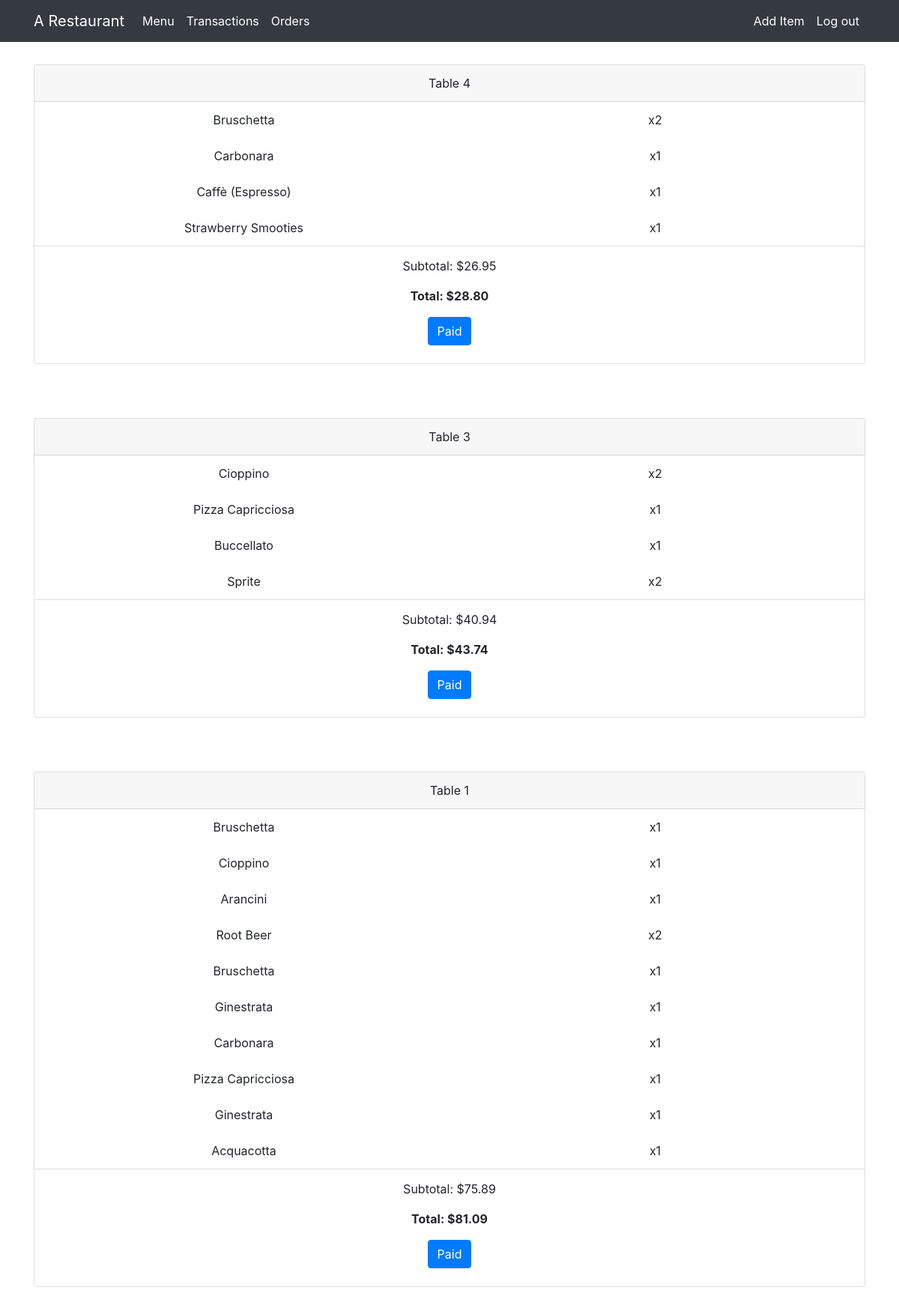
The page /admin (signed in) on the database as committed earlier.
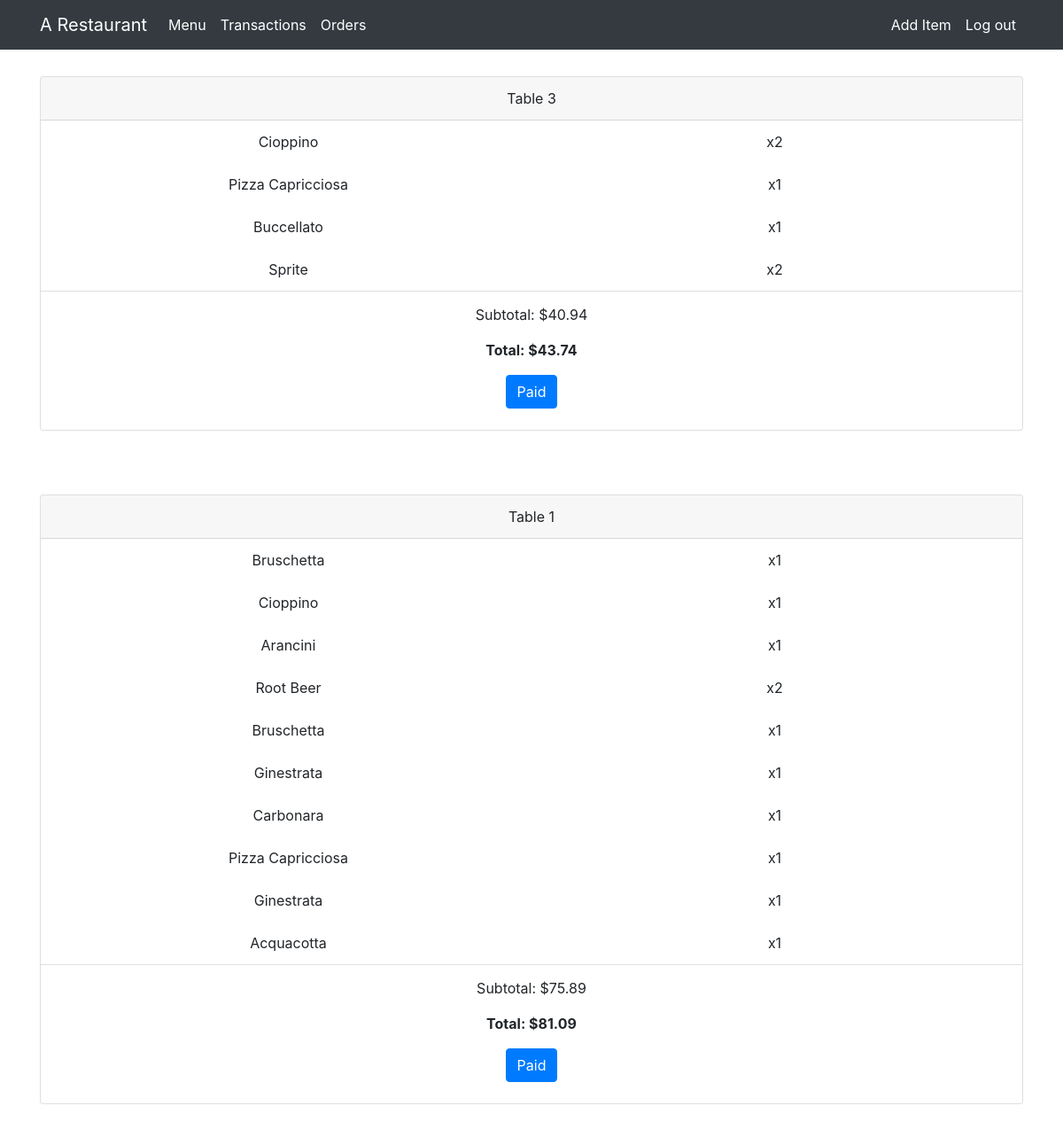
The same page on the database as committed later.
### app/models.py (models this page shows)
class OrdersOngoing(db.Model):
    __tablename__ = 'current_orders'
    id = db.Column(db.Integer, primary_key=True)
    food_id = db.Column(db.Integer, db.ForeignKey('menu.id'))
    menu_rel = relationship('Menu', backref=backref("menu", uselist=False))
    name = db.Column(db.String, nullable=False)
    table = db.Column(db.Integer, nullable=False)
    amount = db.Column(db.Integer, nullable=False)
    price = db.Column(db.Float, nullable=False)

### app/admin.py (the view)
@app.route('/admin')
@login_required
def current_orders():
    all_order_list = models.OrdersOngoing.query.all(
    )  # get list of ongoing orders
    tables_occupied = db.session.query(  # get list of table currently occupied
        models.OrdersOngoing.table.distinct()).all()
    occupied_table_list = []
    for table in tables_occupied:  # append to table list
        occupied_table_list.append(table[0])
    tables_orders_list = []  # list of orders separated by table
    for table in occupied_table_list:  # loop through list of occupied table number
        table_orders = []
        for orders in all_order_list:  # loop through all orders
            if orders.table == table:  # if table number of the order is equal to table number
                order_info = {  # append the dict of order info to the list
                    'food_id': orders.food_id,
                    'name': orders.name,
                    'table': orders.table,
                    'amount': orders.amount,
                    'price': orders.price
                }
                table_orders.append(order_info)
        tables_orders_list.append(
            table_orders)  # append list of order infos to orders of tables
    return render_template(
        'admin/current_orders.html',  # render page
        tables_orders_list=tables_orders_list,
        tax_rate=TAX_RATE)

### app/admin.py (called while the page is built)
@login_manager.user_loader
def load_user(user_id):
    return models.Staff.query.get(user_id)

### app/templates/admin/current_orders.html (shortened to what this page needs)
{% extends 'admin/templates/admin_template.html' %} {% block title %}Current Orders{% endblock %} {% block main %}
<div class='container'>
    {% for orders in tables_orders_list %}
    <div class="card">
        <div class="card-header order-table">
            Table {{ orders[0]['table'] }}
        </div>
        {% set subtotal = namespace(value=0) %}
        {% for order in orders %}
        <ul class="list-group list-group-flush">
            <li class="list-group-item curr-order-lst">
                <div class='row'>
                    <div class='col-lg-6 order-name'>{{ order.name }}</div>
                    <div class='col-lg-6 order-amount'>x{{ order.amount }}</div>
                </div>
                {% set subtotal.value = subtotal.value + (order.price * order.amount) %}
            </li>
            {% endfor %}
            <li class="list-group list-group-flush">
                <div class='row'>
                    <div class='col-lg-12' style='text-align: center; padding: 15px 0px 0px 0px;'>
                        <p>Subtotal: ${{ "%.2f"|format(subtotal.value) }}</p>
                        {% set total = namespace(value=subtotal.value + (subtotal.value * tax_rate)) %}
                        <p style='font-weight: bold;'>Total: ${{ "%.2f"|format(total.value) }}</p>
                        <button class='btn btn-primary' name='submit' value='{{ orders[0]["table"] }}' form='TransactionForm'>Paid</button>
                        <br>
                        <br>
                    </div>
                </div>
            </li>
        </ul>
    </div>
    <br>
    <br>
    <br> {% endfor %}
</div>
{% endblock %}

Rows that differ between the two databases and show on the page:
removed OrdersOngoing: name "Bruschetta", amount "2", shown under "4"
removed OrdersOngoing: name "Carbonara", amount "1", shown under "4"
removed OrdersOngoing: name "Caffè (Espresso)", amount "1", shown under "4"
removed OrdersOngoing: name "Strawberry Smooties", amount "1", shown under "4"
Other text that changed with them:
list line gone: "Table 4 Subtotal: $ 26.95 Total: $ 28.80 Paid"
